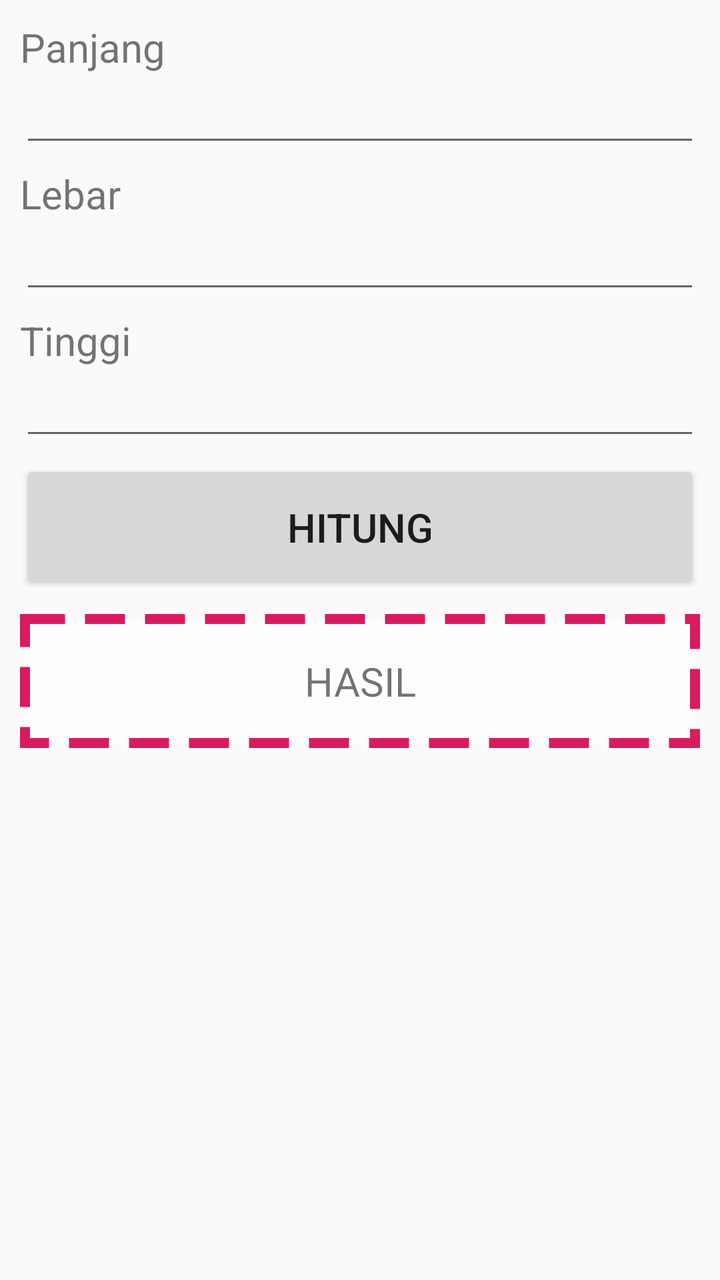
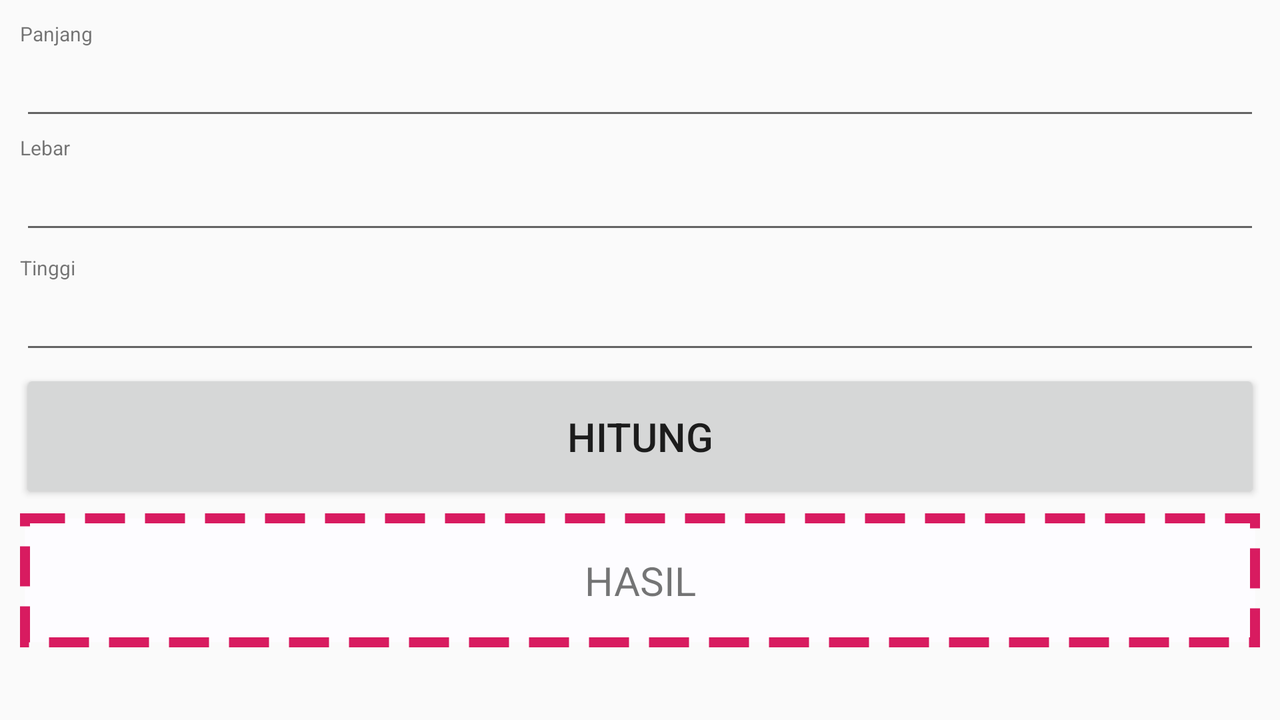

One screen, two layout resources from the same app: the default and the repository's alternative for another configuration. Each is rendered where Android would select it; the XML of both is given below.
<!-- AndroidManifest.xml: application theme AppTheme -->
<!-- res/layout/activity_main2.xml -->
<?xml version="1.0" encoding="utf-8"?>
<androidx.appcompat.widget.LinearLayoutCompat xmlns:android="http://schemas.android.com/apk/res/android"

    xmlns:tools="http://schemas.android.com/tools"
    android:layout_width="match_parent"
    android:layout_height="match_parent"
    tools:context=".MainActivity"
    android:padding="10dp"
    android:orientation="vertical">

    <TextView
        android:id="@+id/tv_length"
        android:layout_width="wrap_content"
        android:layout_height="wrap_content"
        android:text="@string/txt_length_id"
        android:textSize="@dimen/inp_label_length"/>

    <EditText
        android:id="@+id/edt_length"
        android:layout_width="match_parent"
        android:layout_height="wrap_content"
        android:lines="1"
        android:inputType="numberDecimal"/>

    <TextView
        android:id="@+id/tv_width"
        android:layout_width="wrap_content"
        android:layout_height="wrap_content"
        android:text="@string/txt_width_id"
        android:textSize="@dimen/inp_label_width"
        android:layout_marginTop="5dp"/>

    <EditText
        android:id="@+id/edt_width"
        android:layout_width="match_parent"
        android:layout_height="wrap_content"
        android:lines="1"
        android:inputType="numberDecimal"/>

    <TextView
        android:id="@+id/tv_height"
        android:layout_width="wrap_content"
        android:layout_height="wrap_content"
        android:text="@string/txt_height_id"
        android:textSize="@dimen/inp_label_height"
        android:layout_marginTop="5dp"/>

    <EditText
        android:id="@+id/edt_height"
        android:layout_width="match_parent"
        android:layout_height="wrap_content"
        android:lines="1"
        android:inputType="numberDecimal"/>

    <Button
        android:id="@+id/btn_hitung"
        android:layout_width="match_parent"
        android:layout_height="wrap_content"
        android:text="@string/txt_btn_hitung"
        android:textSize="@dimen/btn_hitung"
        android:padding="20dp"
        android:layout_marginTop="5dp"/>

    <TextView
        android:id="@+id/tv_hasil"
        android:layout_width="match_parent"
        android:layout_height="wrap_content"
        android:text="HASIL"
        android:textSize="@dimen/txt_inp_hasil"
        android:textAlignment="center"
        android:padding="20dp"
        android:background="@drawable/bg_hasil_white2"
        android:layout_marginTop="10dp"/>




</androidx.appcompat.widget.LinearLayoutCompat>
<!-- resources referenced by this layout -->
<resources>
  <dimen name="btn_hitung">20sp</dimen>
  <dimen name="inp_label_height">20sp</dimen>
  <dimen name="inp_label_length">20sp</dimen>
  <dimen name="inp_label_width">20sp</dimen>
  <dimen name="txt_inp_hasil">20sp</dimen>
  <!-- drawable bg_hasil_white2 (drawable) -->
  <?xml version="1.0" encoding="utf-8"?>
  <shape xmlns:android="http://schemas.android.com/apk/res/android"
      android:shape="rectangle">
      <solid android:color="@color/colorWhite"/>
      <stroke android:color="@color/colorAccent"
          android:width="5dp"
          android:dashGap="10dp"
          android:dashWidth="20dp"/>
  </shape>
  <string name="txt_btn_hitung">HITUNG</string>
  <string name="txt_height_id">Tinggi</string>
  <string name="txt_length_id">Panjang</string>
  <string name="txt_width_id">Lebar</string>
  <style name="AppTheme" parent="Theme.AppCompat.Light.DarkActionBar">
          
          <item name="colorPrimary">@color/colorPrimary</item>
          <item name="colorPrimaryDark">#00574B</item>
          <item name="colorAccent">@color/colorAccent</item>
      </style>
  <color name="colorWhite">#fdfcff</color>
  <color name="colorAccent">#D81B60</color>
  <color name="colorPrimary">#008577</color>
</resources>
<!-- res/layout-land/activity_main2.xml (the repository's variant of the layout above) -->
<!-- drawn on the phone turned sideways -->
<?xml version="1.0" encoding="utf-8"?>
<androidx.appcompat.widget.LinearLayoutCompat xmlns:android="http://schemas.android.com/apk/res/android"

    xmlns:tools="http://schemas.android.com/tools"
    android:layout_width="match_parent"
    android:layout_height="match_parent"
    tools:context=".MainActivity"
    android:padding="10dp"
    android:orientation="vertical">
    <ScrollView
        android:layout_width="match_parent"
        android:layout_height="match_parent">
        <LinearLayout
            android:layout_width="match_parent"
            android:layout_height="match_parent"
            android:orientation="vertical">

            <TextView
                android:id="@+id/tv_length"
                android:layout_width="wrap_content"
                android:layout_height="wrap_content"
                android:text="@string/txt_length_id"
                android:textSize="10sp"/>

            <EditText
                android:id="@+id/edt_length"
                android:layout_width="match_parent"
                android:layout_height="wrap_content"
                android:lines="1"
                android:inputType="numberDecimal"/>

            <TextView
                android:id="@+id/tv_width"
                android:layout_width="wrap_content"
                android:layout_height="wrap_content"
                android:text="@string/txt_width_id"
                android:textSize="10sp"
                android:layout_marginTop="2dp"/>

            <EditText
                android:id="@+id/edt_width"
                android:layout_width="match_parent"
                android:layout_height="wrap_content"
                android:lines="1"
                android:inputType="numberDecimal"/>

            <TextView
                android:id="@+id/tv_height"
                android:layout_width="wrap_content"
                android:layout_height="wrap_content"
                android:text="@string/txt_height_id"
                android:textSize="10sp"
                android:layout_marginTop="5dp"/>

            <EditText
                android:id="@+id/edt_height"
                android:layout_width="match_parent"
                android:layout_height="wrap_content"
                android:inputType="numberDecimal"
                android:lines="1" />

            <Button
                android:id="@+id/btn_hitung"
                android:layout_width="match_parent"
                android:layout_height="wrap_content"
                android:text="@string/txt_btn_hitung"
                android:textSize="@dimen/btn_hitung"
                android:padding="20dp"
                android:layout_marginTop="2.5dp"/>

            <TextView
                android:id="@+id/tv_hasil"
                android:layout_width="match_parent"
                android:layout_height="wrap_content"
                android:text="HASIL"
                android:textSize="@dimen/txt_inp_hasil"
                android:textAlignment="center"
                android:padding="20dp"
                android:background="@drawable/bg_hasil_white2"
                android:layout_marginTop="5dp"/>

        </LinearLayout>
    </ScrollView>


</androidx.appcompat.widget.LinearLayoutCompat>
<!-- resources referenced by the variant -->
<!-- as the phone turned sideways resolves them -->
<resources>
  <dimen name="btn_hitung">20sp</dimen>
  <dimen name="txt_inp_hasil">20sp</dimen>
  <!-- drawable bg_hasil_white2 (drawable) -->
  <?xml version="1.0" encoding="utf-8"?>
  <shape xmlns:android="http://schemas.android.com/apk/res/android"
      android:shape="rectangle">
      <solid android:color="@color/colorWhite"/>
      <stroke android:color="@color/colorAccent"
          android:width="5dp"
          android:dashGap="10dp"
          android:dashWidth="20dp"/>
  </shape>
  <string name="txt_btn_hitung">HITUNG</string>
  <string name="txt_height_id">Tinggi</string>
  <string name="txt_length_id">Panjang</string>
  <string name="txt_width_id">Lebar</string>
  <style name="AppTheme" parent="Theme.AppCompat.Light.DarkActionBar">
          
          <item name="colorPrimary">@color/colorPrimary</item>
          <item name="colorPrimaryDark">#00574B</item>
          <item name="colorAccent">@color/colorAccent</item>
      </style>
  <color name="colorWhite">#fdfcff</color>
  <color name="colorAccent">#D81B60</color>
  <color name="colorPrimary">#008577</color>
</resources>
